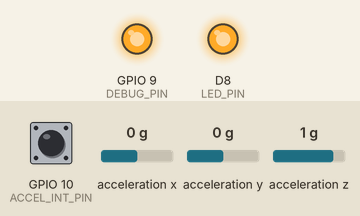
This sketch was run on a simulated ESP8266 (NodeMCU). Parts: output pins drawn as LEDs (lit = HIGH). Wiring (inferred from the names in the program): MPU-6050 motion sensor at I2C address 0x69. Inputs (shaded band) come from the test bench; at power-on: GPIO 10 (ACCEL_INT_PIN) HIGH, acceleration x 0 g, acceleration y 0 g, acceleration z 1 g. The local clock reads 2024-03-15 10:24:30 at power-on unless the sketch sets it; what the sketch prints to the serial monitor is not drawn. At 1.0 s the program puts the board to deep sleep or switches it off; the recording ends there.

Above: at 0.1 s.
Timing chart, 0 to 1.0 s (numbered marks = the images above):
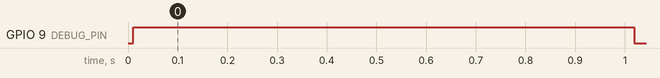

The sketch:

timeserial.ino
```cpp
/**
 * REVENGE CHICKEN PRANK!
 *
 * @author Blake Robertson
 */

#include "Arduino.h"
#include <TimeLib.h>
#include <LiquidCrystal_I2C.h>
#include <Wire.h>
#include <Adafruit_MPU6050.h>
#include <Adafruit_Sensor.h>
#include "ESP8266WiFi.h"
#include "WiFiClient.h"
#include "SoftwareSerial.h"
#include "mpu6050.h"
#include "RTClib.h"


extern "C" {
  #include <user_interface.h>
}

// ------------ POWER OPTIONS ------------------
//#define MPU_ENABLED 1
//#define LCD_ENABLED 1
//#define LCD_BACKLIGHT_ENABLED 1
#define RTC_ENABLED 1
//#define RTC_FORCE_ADJUST 1
#define NO_SPEAKING_AT_NIGHT_MODE 1


#if LCD_ENABLED || MPU_ENABLED
  #define BOOT_DELAY 50
#else
  #define BOOT_DELAY 5
#endif

//------- SPEAK STYLE ----------
#define USE_MP3_RELAY 1
//#define USE_SPEAK_PIN 1

#ifdef RTC_ENABLED
  RTC_DS1307 rtc;
  char daysOfTheWeek[7][12] = {"Sunday", "Monday", "Tuesday", "Wednesday", "Thursday", "Friday", "Saturday"};
#endif

#ifdef MPU_ENABLED
  Adafruit_MPU6050 mpu;
s ensors_event_t a, g, temp;
#endif

#ifdef LCD_ENABLED
  LiquidCrystal_I2C lcd(0x27, 16, 2);
#endif

#define EXTRA_OFFSET_TIME 27000

///--------- IO PINS -------------------- //
#define LED_PIN D8
//define SPEAK_PIN D6
#define MP3_RELAY D7
#define LIGHT_SENSOR A0
#define RXPIN D6
#define TXPIN D5
#define ACCEL_INT_PIN 10 // AKA S3
#define DEBUG_PIN 9 // Aka S2
#define LOG Serial

SoftwareSerial mp3Serial(RXPIN, TXPIN); // RX, TX

#define TIME_HEADER  "T"   // Header tag for serial time sync message
#define TIME_REQUEST  7    // ASCII bell character requests a time sync message

#define COMPILE_TIME __DATE__
#define RTCMEMORYSTART 65

#define TRACK_BUHGOK 6
#define TRACK_PUMPLEAD 3
#define TRACK_PUTMEDOWN 1
#define TRACK_WARNINGYOU 4
#define TRACK_LOWLEVELCLUCKS 2
#define TRACK_COUNTDOWN 7

#define TRACK_BUHGOK_LENGTH 4000
#define TRACK_PUTMEDOWN_LENGTH 7000
#define TRACK_COUNTDOWN_LENGTH 20000

// ------------ GLOBALS ------------------//
typedef struct {
  int timeInitialized;
  int count;
  unsigned long millisOffset;
  time_t compileTime;
  int prevLightSensorADC;
  bool lockedOut;
  bool ledState;
  time_t lockedOutUntil;
  time_t lastMotionTrackPlayedAt;
  time_t lastLightSensorTrackPlayedAt;
} rtcStore;

rtcStore rtcMem;

static char timeBuf[64];
static char altBuf[64];

//------------SETUP ---------------------//

void setupFreshBoot() {
  delay(1000);
  LOG.println("===== FRESH BOOT! ======");
  digitalWrite(DEBUG_PIN, 1);

  #ifdef LCD_ENABLED
    lcd.init();
    #ifdef LCD_BACKLIGHT_ENABLED
      lcd.backlight();
    #endif
    lcd.setCursor(0, 0);
    lcd.print(__DATE__);
    lcd.setCursor(0, 1);
    lcd.print(__TIME__);
    delay(1000);
  #endif

  #ifdef RTC_ENABLED
    if (! rtc.isrunning()) {
      LOG.println("RTC is NOT running, let's set the time!");
      // When time needs to be set on a new device, or after a power loss, the
      // following line sets the RTC to the date & time this sketch was compiled
      rtc.adjust(DateTime(F(__DATE__), F(__TIME__)));
      // This line sets the RTC with an explicit date & time, for example to set
      // January 21, 2014 at 3am you would call:
      // rtc.adjust(DateTime(2014, 1, 21, 3, 0, 0));
    }
    #ifdef RTC_FORCE_ADJUST
      LOG.println("FORCE RTC Time Set En");
      rtc.adjust(DateTime(F(__DATE__), F(__TIME__)));
    #endif
  #endif


  mpu6050_initForInterrupts();
  mpu6050_clearInterruptRegisters();
  digitalWrite(DEBUG_PIN, 0);
}

void setupWakeupBoot() {
  #ifdef LCD_ENABLED
    lcd._displayfunction =  LCD_4BITMODE | LCD_2LINE | LCD_5x8DOTS;
    lcd._numlines = 2;
    lcd._cols = 16;
    lcd._rows = 2;

    // lcd.init();
    // #ifdef LCD_BACKLIGHT_ENABLED
    //   lcd.backlight();
    // #endif
  #endif

  #ifdef MPU_ENABLED

    initMpuForInterrupts();
    // Try to initialize!
    if (!mpu.begin()) {
      LOG.println("Failed to find MPU6050 chip");
      while (1) {
        delay(10);
      }
    }
    LOG.println("MPU6050 Found!");
  #endif

}


void setup()  {
  time_t compileTime;
  time_t compileTimePlusRTCOffsets;
  byte rtcStore[2];
  bool doCompileTimesMatch;
  rst_info *resetInfo = ESP.getResetInfoPtr();


  WiFi.mode( WIFI_OFF );
  LOG.begin(115200);

  //pinMode(SPEAK_PIN, OUTPUT);
  pinMode(LED_PIN, OUTPUT);
  pinMode(MP3_RELAY, INPUT);
  pinMode(DEBUG_PIN, OUTPUT);

  pinMode( ACCEL_INT_PIN, INPUT);
  //pinMode( ACCEL_INT_PIN, INPUT_PULLUP);

  digitalWrite(LED_PIN, 1);
  digitalWrite(DEBUG_PIN, 0);

  delay(BOOT_DELAY);

  if( !digitalRead(ACCEL_INT_PIN) ) {
    LOG.println("Accel Interrupt Det");
  }


  #if (LCD_ENABLED || MPU_ENABLED || RTC_ENABLED)
    Wire.begin();
  #endif

  mp3Serial.begin(9600);
 // delay(1000);

  #ifdef RTC_ENABLED
    if (! rtc.begin()) {
      LOG.println("Couldn't find RTC");
      //LOG.flush();
      //abort();
    }
  #endif

  // SET THE TIME BASED ON COMPILE TIME!
  compileTime = getCompileTimeEpoch();
  readFromRTCMemory(); // Initializes the rtcMem global.
  compileTimePlusRTCOffsets = ((uint64_t) compileTime + (offsetMillis() / 1000));
  setTime( compileTimePlusRTCOffsets );

  doCompileTimesMatch = (uint64_t) rtcMem.compileTime == (uint64_t) compileTime;
  // if( !doCompileTimesMatch ) {
  //   LOG.printf("\n\n********* compileTimes don't match %llu %llu %d\n", (uint64_t) rtcMem.compileTime, (uint64_t) compileTime, doCompileTimesMatch);
  // } else {
  //   LOG.printf("compileTimes Match %llu %llu %d\n", (uint64_t) rtcMem.compileTime, (uint64_t) compileTime, doCompileTimesMatch);
  // }

  LOG.printf("RST REASON: %d, Do Compile Times Match?: %d\n", resetInfo->reason, doCompileTimesMatch );
  if( resetInfo->reason != 5 || !doCompileTimesMatch ) { // TODO also save the compile time string and compare it for easier testing.
    digitalWrite(DEBUG_PIN, 1);
    LOG.printf("CLEARING RTC MEMORY AND DOING FULL INIT.\n");
    rtcMem.timeInitialized = 99;
    rtcMem.count = 0;
    rtcMem.millisOffset = EXTRA_OFFSET_TIME;
    rtcMem.compileTime = compileTime;
    rtcMem.prevLightSensorADC = 0;
    rtcMem.lockedOut = false;
    rtcMem.lockedOutUntil = 0;
    rtcMem.ledState = 1;
    rtcMem.lastMotionTrackPlayedAt = 0;
    rtcMem.lastLightSensorTrackPlayedAt = 0;
    writeToRTCMemory();
    setupFreshBoot();
  }
  else {
    setupWakeupBoot();
  }

  printUptime();

  mp3_writeCmd( mp3_getResetCmd() );

  LOG.println("== SETUP ENDED ==");
}

bool ledState = false;
int noSpeakHours[] = {18,19,20,21,22,23,24,0,1,2,3,4,5,6,7,8,9,10};
int speakHours[] = {11, 12, 13, 14, 15, 16, 17};
int speakMins[] = {0, 30};
int lightSensorADC = 0;

size_t noSpeakHoursSize = sizeof( noSpeakHours ) / sizeof(int);
size_t speakHoursSize = sizeof( speakHours ) / sizeof(int);
size_t speakMinsSize = sizeof( speakMins ) / sizeof(int);

#define LOCK_OUT_TIME 6

int h;
int m;
int s;


void loop() {
  h = hour();
  m = minute();
  s = second();

  #ifdef RTC_ENABLED
    DateTime rtcNow = rtc.now();
    h = rtcNow.hour();
    m = rtcNow.minute();
    s = rtcNow.second();

    setTime( rtcNow.unixtime() );

    Serial.print("RTC: ");
    Serial.print(rtcNow.year(), DEC);
    Serial.print('/');
    Serial.print(rtcNow.month(), DEC);
    Serial.print('/');
    Serial.print(rtcNow.day(), DEC);
    Serial.print(" (");
    Serial.print(daysOfTheWeek[rtcNow.dayOfTheWeek()]);
    Serial.print(") ");
    Serial.print(rtcNow.hour(), DEC);
    Serial.print(':');
    Serial.print(rtcNow.minute(), DEC);
    Serial.print(':');
    Serial.print(rtcNow.second(), DEC);
    Serial.print(" ");
    Serial.print(rtcNow.unixtime(), DEC);
    Serial.println();
#endif

  // -------- RELEASE SPEAK LOCKS ------------
  if ( rtcMem.lockedOut ) {
    if( now() > rtcMem.lockedOutUntil ) {
      LOG.println("LOCK_OUT Released");
      rtcMem.lockedOut = false;
      rtcMem.lockedOutUntil = 0;
    }
  }


  // Check if it's in the valid hour, then minute.
  if ( indexOfInteger(speakHours, speakHoursSize, h) ) {
    if ( indexOfInteger(speakMins, speakMinsSize, m) ) {
      if ( s < 8) {
        LOG.printf("The hour (%d) and minute (%d) matched and s=%d... it's buhGok Time (if not locked out)\n", h, m, s);
        triggerBuhgok();
      }
    }
  }

  //rtcMem.prevLightSensorADC = lightSensorADC;
  lightSensorADC = analogRead(LIGHT_SENSOR);
  if ( (lightSensorADC - rtcMem.prevLightSensorADC) > 100 && rtcMem.prevLightSensorADC != 0 ) {
    LOG.printf("Light Sensor Detected more light! - %d - %d = %d", lightSensorADC, rtcMem.prevLightSensorADC, (lightSensorADC - rtcMem.prevLightSensorADC) );
    triggerLightDetected();
  }
  rtcMem.prevLightSensorADC = lightSensorADC;

#ifdef MPU_ENABLED
  mpu.getEvent(&a, &g, &temp);
#endif

  // PRINT TIME LOG
  digitalClockDisplay();

  bool intStatus = digitalRead(ACCEL_INT_PIN);
  #define STATE_WHEN_MOTION_ACTIVE 0
  LOG.printf("Interrupt pin: %d, (Active=%d)\n", intStatus, STATE_WHEN_MOTION_ACTIVE);
  if( intStatus == STATE_WHEN_MOTION_ACTIVE ) {
    LOG.printf("MOTION TRIGGERING!\n");
    triggerMotion();

    mpu6050_clearInterruptRegisters();
    mpu6050_initForInterrupts();
    mpu6050_clearInterruptRegisters();
    delay(10);
    intStatus = digitalRead(ACCEL_INT_PIN);
    LOG.printf("Post Clearing Motion Interrupt pin: %d, (Active=%d)\n", intStatus, STATE_WHEN_MOTION_ACTIVE);
    if( intStatus == STATE_WHEN_MOTION_ACTIVE ) {
      LOG.println("ERROR Clearing MPU Interrupt");
      Wire.begin();
      mpu6050_clearInterruptRegisters();
      mpu6050_initForInterrupts();
      mpu6050_clearInterruptRegisters();
      intStatus = digitalRead(ACCEL_INT_PIN);
      LOG.println("AFTER 2nd Clear attempt");
    }
    delay(500);

  }

  if ( mp3Serial.available() ) {
    delay(100); // ensure we have all chars of the message
    LOG.print("MP3 <-- ");
    while (mp3Serial.available()) {
      byte temp =  mp3Serial.read();
      LOG.printf( "%02X ", temp );
    }
    LOG.println();
  }

  if (Serial.available()) {
    processSyncMessage();
  }


  LOG.println("^^^^^^^^ SLEEPING ^^^^^^^^");
  mySleep(5000); // Writes to RTC Memory

} // ------------ END OF LOOP ------------

void readFromRTCMemory() {
  system_rtc_mem_read(RTCMEMORYSTART, &rtcMem, sizeof(rtcMem));

  //Serial.print("count = ");
  //Serial.println(rtcMem.count);
  //yield();
}

void writeToRTCMemory() {
  rtcMem.count++;
  system_rtc_mem_write(RTCMEMORYSTART, &rtcMem, sizeof(rtcMem));

  //Serial.print("count = ");
  //Serial.println(rtcMem.count);
  //yield();
}

void playTrack(int trackNum, int lengthInMs) {
  LOG.printf("Attempting to play track %d, for %d\nms", trackNum, lengthInMs);
  //mp3_setVolume(10);

  // Check if in NO SPEAK TIMES
  #if NO_SPEAKING_AT_NIGHT_MODE
    if ( indexOfInteger(noSpeakHours, noSpeakHoursSize, h) ) {
      LOG.printf("NOT SPEAKING - IN NO SPEAK LOCKOUT, hour=%d\n", h);
      return;
    }
  #endif

  if ( !rtcMem.lockedOut ) {
    LOG.println("playing track");

    rtcMem.lockedOut = true;
    rtcMem.lockedOutUntil = now() + (lengthInMs/1000)*2;
    LOG.printf("TIME NOW: %lu will be locked out until %lu\n", (unsigned long) now(), (unsigned long) rtcMem.lockedOutUntil);

#ifdef USE_MP3_RELAY
    pinMode(MP3_RELAY, OUTPUT);
    digitalWrite(MP3_RELAY, 0);
    delay(2000);
#endif

    // USING SIMPLE ONE
#ifdef USE_SPEAK_PIN
    digitalWrite(SPEAK_PIN, 1);
    delay(500);
    digitalWrite(SPEAK_PIN, 0);
#endif

    mp3_writeCmd( mp3_getPlayTrackCmd(trackNum) );

#ifdef USE_MP3_RELAY
    delay(lengthInMs);
    pinMode(MP3_RELAY, INPUT);
    digitalWrite(MP3_RELAY, 0);
#endif
  } else {
    LOG.println("NOT PLAYING -- LOCKED OUT");
  }
}

void triggerBuhgok() {
  #ifdef LCD_ENABLED
    lcd.clear();
    lcd.setCursor(0, 0);
    lcd.print("TIME TRIG");
  #endif
  playTrack(6, TRACK_BUHGOK_LENGTH);
}

void triggerLightDetected() {
  #ifdef LCD_ENABLED
    lcd.clear();
    lcd.setCursor(0, 0);
    lcd.print("LIGHT DET");
  #endif
  rtcMem.lastLightSensorTrackPlayedAt = now();
  playTrack(TRACK_COUNTDOWN, TRACK_COUNTDOWN_LENGTH);
}

void triggerMotion() {
  #ifdef LCD_ENABLED
    lcd.clear();
    lcd.setCursor(0, 0);
    lcd.print("MOTION DET");
  #endif
  rtcMem.lastMotionTrackPlayedAt = now();
  playTrack(TRACK_PUTMEDOWN, TRACK_PUTMEDOWN_LENGTH);
}

void digitalClockDisplay() {
  char accelBuf[64];
  char lcdTimeBuf[30];


  // digital clock display of the time
  sprintf(timeBuf, "%02d:%02d:%02d %d/%d/%d", hour(), minute(), second(), month(), day(), year());
  sprintf(lcdTimeBuf, "%02d:%02d:%02d %d %5d ", hour(), minute(), second(), day(), rtcMem.count);
  sprintf(altBuf, "LS: %d delta %d", lightSensorADC, lightSensorADC - rtcMem.prevLightSensorADC);

#ifdef MPU_ENABLED
  sprintf(accelBuf, "%f %f %f", a.acceleration.x, a.acceleration.y, a.acceleration.z);
#endif

  LOG.print(timeBuf);
  LOG.print("   ");
  LOG.print( rtcMem.count );
  LOG.print(altBuf);
  LOG.print("   ");
#ifdef MPU_ENABLED
  LOG.print(accelBuf);
#endif
  LOG.println();

#ifdef LCD_ENABLED
  if ( !rtcMem.lockedOut ) {
    //lcd.init();
    #ifdef LCD_BACKLIGHT_ENABLED
      lcd.backlight();
    #endif
    lcd.setCursor(0, 0);
    lcd.print(lcdTimeBuf);
    lcd.setCursor(0, 1);
    lcd.print("LS: ");
    lcd.print(lightSensorADC);
  }
#endif

  LOG.print( "Millis: " );
  LOG.print( millis() );
  LOG.println();


}

void printDigits(int digits) {
  // utility function for digital clock display: prints preceding colon and leading 0
  LOG.print(":");
  if (digits < 10)
    LOG.print('0');
  LOG.print(digits);
}


void processSyncMessage() {
  unsigned long pctime;
  const unsigned long DEFAULT_TIME = 1357041600; // Jan 1 2013

  if (Serial.find(TIME_HEADER)) {
    pctime = LOG.parseInt();
    if ( pctime >= DEFAULT_TIME) { // check the integer is a valid time (greater than Jan 1 2013)
      setTime(pctime); // Sync Arduino clock to the time received on the serial port
    }
  }
}

time_t requestSync()
{
  LOG.write(TIME_REQUEST);
  return 0; // the time will be sent later in response to serial mesg
}


char *tolowercase(char *letstr) {
  int l;
  for (l = 0; l <= strlen(letstr); l++) {
    if (letstr[l] >= 65 && letstr[l] <= 92) {
      letstr[l] = letstr[l] + 32;
    }
  }
  return letstr;
}

int getMonFromAbbr(char *abbr) {
  if (strlen(abbr) > 0)
    tolowercase(abbr);
  if ( strcmp(abbr, "jan") == 0 )
    return 0;
  if ( strcmp(abbr, "feb") == 0 )
    return 1;
  if ( strcmp(abbr, "mar") == 0 )
    return 2;
  if ( strcmp(abbr, "apr") == 0 )
    return 3;
  if ( strcmp(abbr, "may") == 0 )
    return 4;
  if ( strcmp(abbr, "jun") == 0 )
    return 5;
  if ( strcmp(abbr, "jul") == 0 )
    return 6;
  if ( strcmp(abbr, "aug") == 0 )
    return 7;
  if ( strcmp(abbr, "sep") == 0 )
    return 8;
  if ( strcmp(abbr, "oct") == 0 )
    return 9;
  if ( strcmp(abbr, "nov") == 0 )
    return 10;
  if ( strcmp(abbr, "dec") == 0 )
    return 11;
  return (-1);
}

// Convert from __DATE__ macro
uint64_t getCompileTimeEpoch() {
  char date_macro[20] = "";
  char time_macro[20] = "";
  strcpy(date_macro, __DATE__);
  strcpy(time_macro, __TIME__);
  char *token;
  char *timeToken;
  int hour = 0;
  int min = 0;
  int sec = 0;
  int yea = 0;
  int mon = 0;
  int day = 0;
  token = strtok(date_macro, " ");
  if (token != NULL) {
    mon = getMonFromAbbr(token);
    token = strtok(NULL, " ");
    if (token != NULL) {
      day = atoi(token);
      token = strtok(NULL, " ");
      if (token != NULL) {
        yea = atoi(token);
        struct tm t;
        time_t epoch_t;
        t.tm_year = yea - 1900;  // Year - 1900
        t.tm_mon = mon;          // Month, where 0 = jan
        t.tm_mday = day;         // Day of the month

        timeToken = strtok(time_macro, ":");
        hour = atoi(timeToken);
        timeToken = strtok(NULL, ":");
        min = atoi(timeToken);
        timeToken = strtok(NULL, ":");
        sec = atoi(timeToken);


        LOG.print("THE COMPILE TIME IS");
        LOG.print(__TIME__);
        LOG.print(" hour");
        LOG.print(hour);
        LOG.print(" min " );
        LOG.print(min);
        LOG.print( " sec " );
        LOG.print(sec);

        t.tm_hour = hour;
        t.tm_min = min;
        t.tm_sec = sec;
        t.tm_isdst = 1;         // Is DST on? 1 = yes, 0 = no, -1 = unknown
        epoch_t = mktime(&t);
        return epoch_t;
      }
    }
  }
  return (-1);
}


bool indexOfInteger(int* arr, size_t arrSize, int val) {
  int i;
  //Serial.println(val);
  for (i = 0; i < arrSize; i++) {
    //Serial.printf("%d == %d", arr[i], val);

    if ( arr[i] == val ) {
      if (arrSize <= 6 ) {
        LOG.printf("%d == %d, arrSize = %d\n", arr[i], val, arrSize );
      }
      return true;
    }
  }
  return false;
}

//--------- MP3 Mini Clone Functions ---------------------//
// SoftwareSerial mp3Serial(RXPIN, TXPIN); <--- Define a "Stream" for serial communications and call it mp3Serial.

// MP3 Player
byte resetCmd[]  = { 0x7E, 0xFF, 0x06, 0x0C, 0x01, 0x00, 0x00, 0xFE, 0xEE, 0xEF };
byte track1Cmd[] = { 0x7e, 0xff, 0x06, 0x03, 0x01, 0x00, 0x01, 0xfe, 0xf7, 0xef};
byte track6Cmd[] = { 0x7e, 0xff, 0x06, 0x03, 0x01, 0x00, 0x06, 0xef};
#define TRACK_CMD_SIZE 8
byte _sharedMp3CmdBuf[ TRACK_CMD_SIZE ];
#define MP3CMD_PLAYTRACK 0x03
#define MP3CMD_RESET 0x0C
#define MP3CMD_SLEEP 0x0A
#define MP3CMD_VOLUME 0x43
#define MP3CMD_NORMAL

// assumes default root folder
byte* mp3_getCmd( byte cmdOpCode, byte msb, byte lsb, bool wantFeedback = 1 ) {
  _sharedMp3CmdBuf[0] = 0x7E;
  _sharedMp3CmdBuf[1] = 0xFF;
  _sharedMp3CmdBuf[2] = 0x06;
  _sharedMp3CmdBuf[3] = cmdOpCode;
  _sharedMp3CmdBuf[4] = wantFeedback ? 0x01 : 0x00;
  _sharedMp3CmdBuf[5] = msb;
  _sharedMp3CmdBuf[6] = lsb;
  _sharedMp3CmdBuf[7] = 0xEF;

  return _sharedMp3CmdBuf;
}

void mp3_setVolume(int level) {
  return mp3_writeCmd( mp3_getCmd( MP3CMD_VOLUME, 0, level, 0) );
}

byte* mp3_getPlayTrackCmd(byte trackNum) {
  return mp3_getCmd( MP3CMD_PLAYTRACK, 0, trackNum, 1 );
}

byte* mp3_getResetCmd()  {
  return mp3_getCmd( MP3CMD_RESET, 0, 0, 1);
}

byte* mp3_getSleepCmd()  {
  return mp3_getCmd( 0x09, 0, 0x05, 0);
}

void mp3_writeCmd( byte* cmdBuf) {
  LOG.print("MP3 --> ");
  for (int i = 0; i < TRACK_CMD_SIZE; i++) {
    LOG.printf("%02X ", (byte) cmdBuf[i]);
  }
  LOG.print("\n");
  mp3Serial.write( cmdBuf, TRACK_CMD_SIZE);
}

// ----------------- MY TIME KEEPING --------------------------------
unsigned long offsetMillis()
{
  LOG.printf("READ:  rtcMem.millisOffset: %lu cnt: %d\n", rtcMem.millisOffset, rtcMem.count);
  return millis() + rtcMem.millisOffset;
}

void mySleep(unsigned long sleepMillis)
{
  unsigned long _offsetMillis;
  unsigned long computedSleepMillis;
  _offsetMillis = offsetMillis();
  computedSleepMillis = sleepMillis;

  if( (rtcMem.count % 57) == 0 ) {
    computedSleepMillis += 5000;
  }
    // if( (rtcMem.count % 67) == 0 ) {
    //   computedSleepMillis += 4000;
    // }

  //LOG.printf("offsetMillis() = %lu computedSleepMillis=%lu\n", _offsetMillis, computedSleepMillis);

  rtcMem.millisOffset = _offsetMillis + computedSleepMillis;
  writeToRTCMemory();
  LOG.printf("WROTE: rtcMem.millisOffset: %lu\n", rtcMem.millisOffset);

  ESP.deepSleep( sleepMillis * 1000);
  delay(100); // supposed to follow deepsleep
}

void printUptime()
{
  unsigned long seconds, sec, min, hrs;
  seconds = offsetMillis() / 1000;

  sec = seconds % 60;
  seconds /= 60;
  min = seconds % 60;
  seconds /= 60;
  hrs = seconds % 24;

  LOG.printf("UPTIME: %02d:%02d:%02d\n", hrs, min, sec);
}
//----------------------------------------------------------------------
```

Source omitted: mpu6050.cpp (17521 bytes), mpu6050.h (118 bytes)
